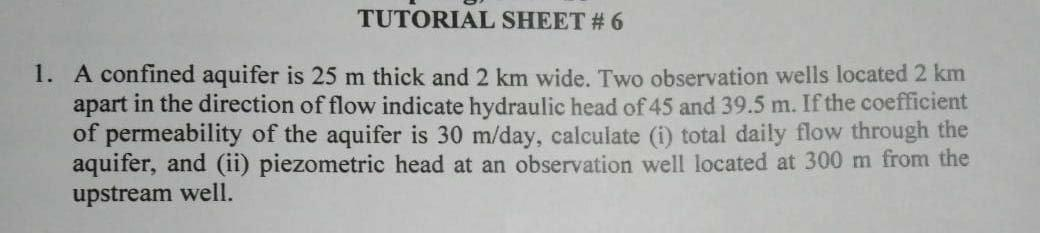
#> input picture data/a1.jpg, 1040 x 233 px
$ python main.py   (older library calls are emulated)
#> lines starting #> are read from the running program, lines starting #| are printed output that depends on the picture; after the words box and inside, x2 and y2 are one past the last pixel; in counts of white or black regions, pixels touching at a corner belong together; long printed decimals are rounded
import cv2
import numpy as np
import matplotlib.pyplot as plt
import os
np.set_printoptions(threshold=np.nan)


def showimages():
    cv2.imshow("Source Image", src_img)
    cv2.imshow("Binary Image", bin_img)
    cv2.imshow("Threshold Image", final_thr)
    cv2.waitKey(0)
    cv2.destroyAllWindows()


# [80 lines left out: functions line_array, strtline, endline, endline_word, end_line_array, refine_endword and 1 more, not called in this run]

def letter_width(contours):
    letter_width_sum = 0
    count = 0
    for cnt in contours:
        if cv2.contourArea(cnt) > 20:
            x,y,w,h = cv2.boundingRect(cnt)
            letter_width_sum += w
            count += 1

    return letter_width_sum/count


def end_wrd_dtct(final_local, i, bin_img, mean_lttr_width):
    count_y = np.zeros(shape = width)
    for x in range(width):
        for y in range(final_local[i],final_local[i+1]):
            if bin_img[y][x] == 255:
                count_y[x] += 1
    #end_lines = end_line_array(count_y, int(mean_lttr_width))
    #endlines = refine_endword(end_lines)
    #print(i)
    '''for x in range(len(count_y)):
        if max(count_y[0:x+1]) >= 3 and max(count_y[x:]) >= 3 and (20-np.count_nonzero(count_y[x-10:x+10])) > 6:
            print(x)'''

    chalu_img, contours, hierarchy = cv2.findContours(lines_img[i], cv2.RETR_EXTERNAL, cv2.CHAIN_APPROX_SIMPLE)
    letter_width_sum = 0
    count = 0
    for cnt in contours:
        if cv2.contourArea(cnt) > 20:
            x, y, w, h = cv2.boundingRect(cnt)
            letter_width_sum += w
            count += 1
    if count != 0 :
        mean_width = letter_width_sum / count
    else:
        mean_width = 0
    #print(mean_width)
    spaces = []
    line_end = []
    for x in range(len(count_y)):
        number = int(0.5*int(mean_width)) - np.count_nonzero(count_y[x-int(0.25*int(mean_width)):x+int(0.25*int(mean_width))])
        if max(count_y[0:x + 1]) >= 3 and number >= 0.4*int(mean_width):
            spaces.append(x)
        if max(count_y[x:]) <= 2:
            line_end.append(x)
    true_line_end = min(line_end) + 10
    #spaces = refine_endword(spaces)
    #print(spaces)
    #print(true_line_end)
    reti = []
    final_spaces = []
    for j in range(len(spaces)):
        if spaces[j] < true_line_end:
            if spaces[j] == spaces[j-1] + 1:
                reti.append(spaces[j-1])
            elif spaces[j] != spaces[j-1] + 1 and spaces[j-1] == spaces[j-2] +1:
                reti.append(spaces[j-1])
                retiavg = int(sum(reti)/len(reti))
                final_spaces.append(retiavg)
                reti = []
            elif spaces[j] != spaces[j-1] + 1 and spaces[j-1] != spaces[j-2] +1 and spaces[j] != spaces[j+1] -1:
                final_spaces.append(spaces[j])
        elif spaces[j] == true_line_end:
            final_spaces.append(true_line_end)
    #print(final_spaces)
    for x in final_spaces:
        final_thr[final_local[i]:final_local[i+1], x] = 255
    return final_spaces


def letter_seg(lines_img, x_lines, i):
    copy_img = lines_img[i].copy()
    x_linescopy = x_lines[i].copy()

    letter_img = []
    letter_k = []

    chalu_img, contours, hierarchy = cv2.findContours(copy_img,cv2.RETR_EXTERNAL,cv2.CHAIN_APPROX_SIMPLE)
    for cnt in contours:
        if cv2.contourArea(cnt) > 5:
            x,y,w,h = cv2.boundingRect(cnt)
            # letter_img.append(lines_img[i][y:y+h, x:x+w])
            letter_k.append((x,y,w,h))

    letter_width_sum = 0
    count = 0
    for cnt in contours:
        if cv2.contourArea(cnt) > 20:
            x, y, w, h = cv2.boundingRect(cnt)
            letter_width_sum += h
            count += 1

    #mean_height = letter_width_sum/count

    letter = sorted(letter_k, key=lambda student: student[0])

    for e in range(len(letter)):
        if e < len(letter)-1:
            if abs(letter[e][0] - letter[e+1][0]) <= 2:
                x,y,w,h = letter[e]
                x2,y2,w2,h2 = letter[e+1]
                if h >= h2:
                    letter[e] = (x,y2,w,h+h2)
                    letter.pop(e+1)
                elif h < h2:
                    letter[e+1] = (x2,y,w2,h+h2)
                    letter.pop(e)

    for e in range(len(letter)):
        letter_img_tmp = lines_img[i][letter[e][1]-0:letter[e][1]+letter[e][3]+0,letter[e][0]-0:letter[e][0]+letter[e][2]+0]
        letter_img_tmp = cv2.resize(letter_img_tmp, dsize=(28, 28), interpolation=cv2.INTER_AREA)
        width = letter_img_tmp.shape[1]
        height = letter_img_tmp.shape[0]
        count_y = np.zeros(shape=(width))
        for x in range(width):
            for y in range(height):
                if letter_img_tmp[y][x] == 255:
                    count_y[x] = count_y[x] +1
        print(count_y)
        max_list = []
        for z in range(len(count_y)):
            if z>=5 and z<= len(count_y)-6:
                if max(count_y[z-5:z+6]) == count_y[z] and count_y[z] >= 2:
                    max_list.append(z)
            elif z<5:
                if max(count_y[0:z+6]) == count_y[z] and count_y[z] >= 2:
                    max_list.append(z)
            elif z > len(count_y)-6:
                if max(count_y[z-5:len(count_y)-1]) == count_y[z] and count_y[z] >= 2:
                    max_list.append(z)
        print(max_list)
        rem_list = []
        final_max_list = []
        for z in range(len(max_list)):
            if z > 0:
                if max_list[z]-max_list[z-1] <= 3:
                    rem_list.append(z-1)
        for z in range(len(max_list)):
            if z not in rem_list:
                final_max_list.append(max_list[z])
        print(final_max_list)
        if len(final_max_list) <= 1:
            print(False)
        else:
            max_len = len(final_max_list) - 1
            for j in range(max_len):
                list = count_y[final_max_list[j]:final_max_list[j+1]]
                min_list = sorted(list)[:3]
                avg = sum(min_list)/len(min_list)
                print(avg)


    x_linescopy.pop(0)
    word = 1
    letter_index = 0
    for e in range(len(letter)):
        #print(str(letter[e][0]) + ',' + str(letter[e][1]) + ',' + str(letter[e][2]) + ',' + str(letter[e][3]) + ',' + str(e))
        if(letter[e][0]<x_linescopy[0]):
            letter_index += 1
            letter_img_tmp = lines_img[i][letter[e][1]-0:letter[e][1]+letter[e][3]+5,letter[e][0]-2:letter[e][0]+letter[e][2]+2]
            letter_img = cv2.resize(letter_img_tmp, dsize =(28, 28), interpolation = cv2.INTER_AREA)
            cv2.imwrite('./segmented_img/img1/'+str(i+1)+'_'+str(word)+'_'+str(letter_index)+'.jpg', 255-letter_img)
        else:
            x_linescopy.pop(0)
            word += 1
            letter_index = 1
            letter_img_tmp = lines_img[i][letter[e][1]-0:letter[e][1]+letter[e][3]+5,letter[e][0]-2:letter[e][0]+letter[e][2]+2]
            letter_img = cv2.resize(letter_img_tmp, dsize =(28, 28), interpolation = cv2.INTER_AREA)
            cv2.imwrite('./segmented_img/img1/'+str(i+1)+'_'+str(word)+'_'+str(letter_index)+'.jpg', 255-letter_img)
            # print(letter[e][0],x_linescopy[0], word)


print("\n........Program Initiated.......\n")
src_img= cv2.imread('./data/a1.jpg', 1)
#> src_img is the input picture: shape (233, 1040, 3); mean B, G, R 169.4, 170.5, 169.8
copy = src_img.copy()
height = src_img.shape[0]
#> height = 233
width = src_img.shape[1]
#> width = 1040

print("\n Resizing Image........")
src_img = cv2.resize(copy, dsize =(1320, int(1320*height/width)), interpolation = cv2.INTER_AREA)
#> src_img: shape (295, 1320, 3)

height = src_img.shape[0]
#> height = 295
width = src_img.shape[1]
#> width = 1320

print("#---------Image Info:--------#")
print("\tHeight =",height,"\n\tWidth =",width)
#| 	Height = 295
#| 	Width = 1320
print("#----------------------------#")

grey_img = cv2.cvtColor(src_img, cv2.COLOR_BGR2GRAY)

print("Applying Adaptive Threshold with kernel :- 21 X 21")
bin_img = cv2.adaptiveThreshold(grey_img,255,cv2.ADAPTIVE_THRESH_MEAN_C,cv2.THRESH_BINARY_INV,21,20)
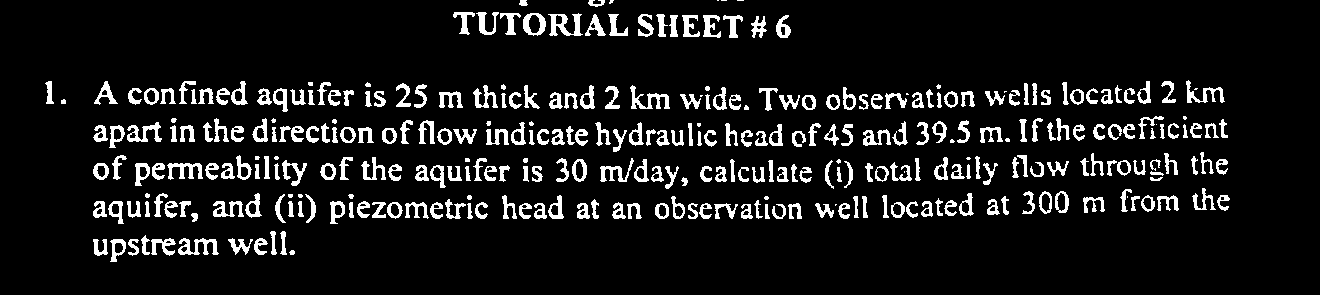
#> bin_img: shape (295, 1320); 9.5% white; 332 white regions (28 under 20 px), largest, box (x1, y1, x2, y2) and area: (548, 13, 583, 36) 399, (178, 238, 219, 255) 357, (630, 85, 670, 109) 356
coords = np.column_stack(np.where(bin_img > 0))
#> coords = 36925 pairs, first value 0 to 261, second value 45 to 1229
angle = cv2.minAreaRect(coords)[-1]
#> angle = -87.3
if angle < -45:
    angle = -(90 + angle)
#> angle = -2.7
else:
    angle = -angle
h = bin_img.shape[0]
#> h = 295
w = bin_img.shape[1]
#> w = 1320
center = (w//2,h//2)
#> center = (660, 147)
angle = 0
M = cv2.getRotationMatrix2D(center,angle,1.0)
#> M = [[1, 0, 0], [0, 1, 0]]
bin_img = cv2.warpAffine(bin_img,M,(w,h),
                         flags=cv2.INTER_CUBIC, borderMode=cv2.BORDER_REPLICATE)

bin_img1 = bin_img.copy()
bin_img2 = bin_img.copy()

kernel = cv2.getStructuringElement(cv2.MORPH_ELLIPSE,(3,3))
kernel1 = np.array([[1,0,1],[0,1,0],[1,0,1]], dtype = np.uint8)
# final_thr = cv2.morphologyEx(bin_img, cv2.MORPH_OPEN, kernel)
# final_thr = cv2.dilate(bin_img,kernel1,iterations = 1)
print("Noise Removal From Image.........")
final_thr = cv2.morphologyEx(bin_img, cv2.MORPH_CLOSE, kernel)
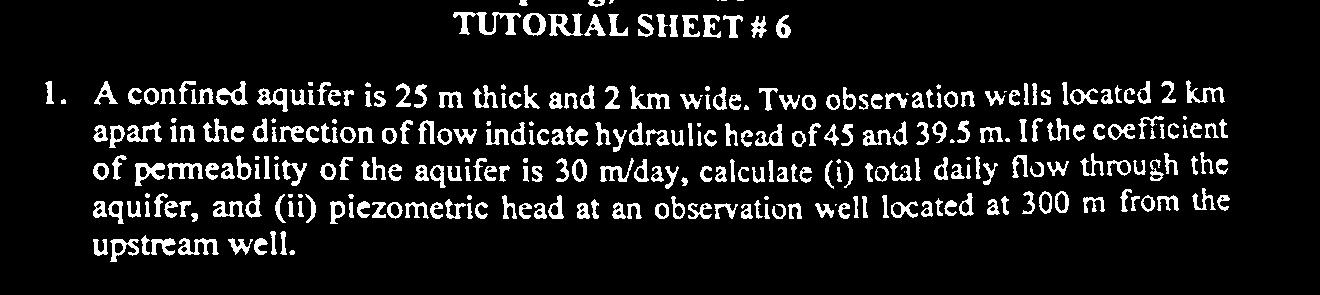
#> final_thr: shape (295, 1320); 9.7% white; 309 white regions (26 under 20 px)
contr_retrival = final_thr.copy()


print("Beginning Character Segmentation..............")
count_x = np.zeros(shape= (height))
#> count_x = 295 values from 0 to 0
for y in range(height):
    for x in range(width):
        if bin_img[y][x] == 255 :
            count_x[y] = count_x[y]+1

local_minima = []
for y in range(len(count_x)):
    if y >= 10 and y <= len(count_x)-11:
        arr1 = count_x[y-10:y+10]
    elif y < 10:
        arr1 = count_x[0:y+10]
    else:
        arr1 = count_x[y-10:len(count_x)-1]
    if min(arr1) == count_x[y]:
        local_minima.append(y)

final_local = []
init = []
end = []
for z in range(len(local_minima)):
    if z != 0 and z!= len(local_minima)-1:
        if local_minima[z] != (local_minima[z-1] +1) and local_minima[z] != (local_minima[z+1] -1):
            final_local.append(local_minima[z])
        elif local_minima[z] != (local_minima[z-1] + 1) and local_minima[z] == (local_minima[z+1] -1):
            init.append(local_minima[z])
        elif local_minima[z] == (local_minima[z-1] + 1) and local_minima[z] != (local_minima[z+1] -1):
            end.append(local_minima[z])
    elif z == 0:
        if local_minima[z] != (local_minima[z+1]-1):
            final_local.append(local_minima[z])
        elif local_minima[z] == (local_minima[z+1]-1):
            init.append(local_minima[z])
    elif z == len(local_minima)-1:
        if local_minima[z] != (local_minima[z-1]+1):
            final_local.append(local_minima[z])
        elif local_minima[z] == (local_minima[z-1]+1):
            end.append(local_minima[z])
for j in range(len(init)):
    mid = (init[j] + end[j])/2
    if (mid % 1) != 0:
        mid = mid+0.5
    final_local.append(int(mid))

final_local = sorted(final_local)

no_of_lines = len(final_local) - 1

print("\nGiven Text has   # ",no_of_lines, " #   no. of lines")
#| Given Text has   #  6  #   no. of lines

lines_img = []

for i in range(no_of_lines):
    lines_img.append(bin_img2[final_local[i]:final_local[i+1], :])
#> after the loop, lines_img = 6 items

contr_img, contours, hierarchy = cv2.findContours(contr_retrival,cv2.RETR_EXTERNAL,cv2.CHAIN_APPROX_SIMPLE)
#> contours = 309 contours, 40 with area under 20; largest, box (x1, y1, x2, y2) and area: (453, 12, 521, 35) 480, (523, 13, 546, 36) 398, (548, 13, 583, 36) 372, (257, 88, 288, 112) 357, (135, 163, 165, 186) 342
final_contr = np.zeros((final_thr.shape[0],final_thr.shape[1],3), dtype = np.uint8)
cv2.drawContours(src_img, contours, -1, (0,255,0), 1)
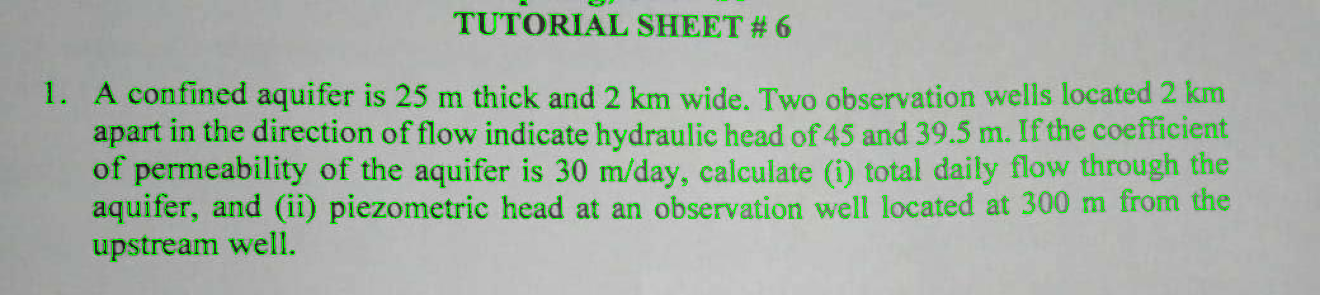
#> src_img: shape (295, 1320, 3); mean B, G, R 164, 177.2, 164.4

mean_lttr_width = letter_width(contours)
#> the loop in letter_width, `for cnt in contours:` made 309 passes
#> (x, y, w, h, letter_width_sum) on passes 2, 3, 4, 5, 6, 7, 8, 9, 10, 11, 13, 14: (110, 239, 29, 23, 29), (93, 239, 15, 17, 44), (254, 238, 14, 17, 58), (228, 238, 25, 17, 83), (178, 238, 41, 17, 124), (151, 238, 25, 18, 149), (141, 235, 9, 20, 158), (280, 231, 7, 24, 165), (270, 231, 7, 24, 172), (191, 213, 7, 9, 179), (772, 204, 14, 15, 193), (764, 204, 6, 15, 199)
#> (x, y, w, h) on pass 106: (983, 163, 15, 22)
#> after the loop in letter_width, `for cnt in contours:`: count = 269; letter_width_sum = 4000
#> mean_lttr_width = 14.87
print("\nAverage Width of Each Letter:- ", mean_lttr_width)
#| Average Width of Each Letter:-  14.870


x_lines = []

for i in range(len(lines_img)):
    x_lines.append(end_wrd_dtct(final_local, i, bin_img, mean_lttr_width))
#> this loop made 6 passes
#> (mean_width in end_wrd_dtct, true_line_end in end_wrd_dtct) on passes 1 to 6: (19.27, 801), (14.21, 1234), (13.45, 1238), (12.81, 1238), (13.15, 1239), (17, 305)
#> pass 1, in end_wrd_dtct, `chalu_img, contours, hierarchy = cv2.findContours(lines_img[i], cv2.RE..`:
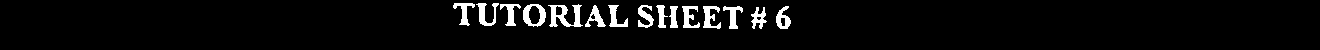
#> chalu_img: shape (50, 1320); 4.8% white; 15 white regions, largest, box (x1, y1, x2, y2) and area: (548, 4, 583, 27) 399, (523, 4, 546, 27) 274, (476, 3, 499, 26) 227
#> after the loop, x_lines = 6 items

for i in range(len(x_lines)):
    x_lines[i].append(width)
#> this loop made 6 passes

print(x_lines)
#> (printed output is left out)
#-------------/Word Detection-----------------#

#-------------Letter Segmentation-------------#

cv2.waitKey(0)
for i in range(no_of_lines):
    letter_seg(lines_img, x_lines, i)
#> this loop made 6 passes
#> pass 1, in letter_seg, `cv2.imwrite('./segmented_img/img1/'+str(i+1)+'_'+str(word)+'_'+str(let..`:
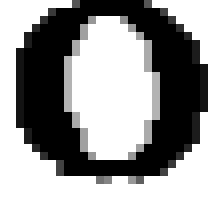
#> saved as 1_1_4.jpg: shape (28, 28) (shown 8 times larger); min 0, max 255, mean 162.6


chr_img = bin_img1.copy()

contr_img, contours, hierarchy = cv2.findContours(chr_img,cv2.RETR_EXTERNAL,cv2.CHAIN_APPROX_SIMPLE)
#> contours = 332 contours, 42 with area under 20; largest, box (x1, y1, x2, y2) and area: (523, 13, 546, 36) 397, (548, 13, 583, 36) 367, (178, 238, 219, 255) 287, (127, 122, 162, 142) 262, (630, 85, 670, 109) 253
# print(len(contours))
# final_contr = np.zeros((final_thr.shape[0],final_thr.shape[1],3), dtype = np.uint8)
# cv2.drawContours(src_img, contours, -1, (0,255,0), 1)

for cnt in contours:
    if cv2.contourArea(cnt) > 20:
        x,y,w,h = cv2.boundingRect(cnt)
        cv2.rectangle(src_img,(x,y),(x+w,y+h),(0,255,0),2)
#> this loop made 332 passes
#> (x, w, h) on passes 2 to 4: (128, 11, 17), (110, 16, 23), (93, 15, 17)
#> cnt on passes 13, 58: [[835, 204], [835, 205], [836, 204]], [[1127, 196], [1127, 197]]
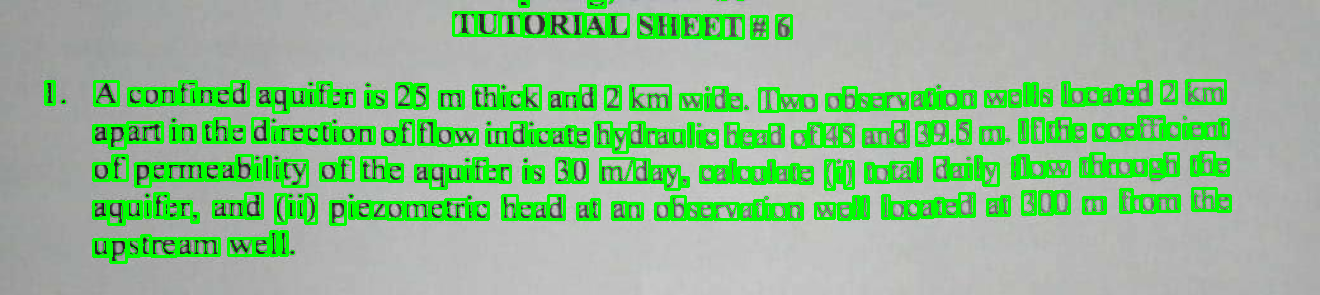
#> src_img: shape (295, 1320, 3); 11.2% of pixels changed, all inside (x1, y1, x2, y2) = (44, 0, 1232, 264)


showimages()
#> in showimages, `cv2.imshow("Threshold Image", final_thr)`:
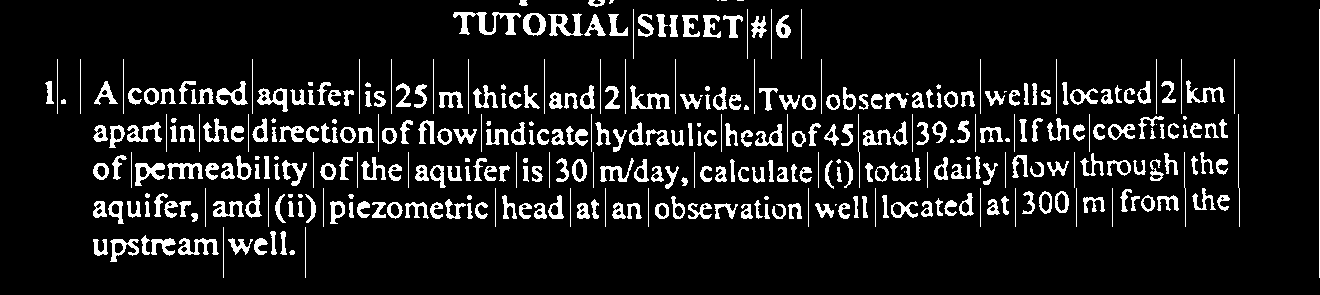
#> window 'Threshold Image': shape (295, 1320); 10.5% white; 375 white regions (26 under 20 px), largest, box (x1, y1, x2, y2) and area: (453, 12, 521, 35) 624, (548, 13, 583, 36) 403, (630, 85, 670, 109) 366
